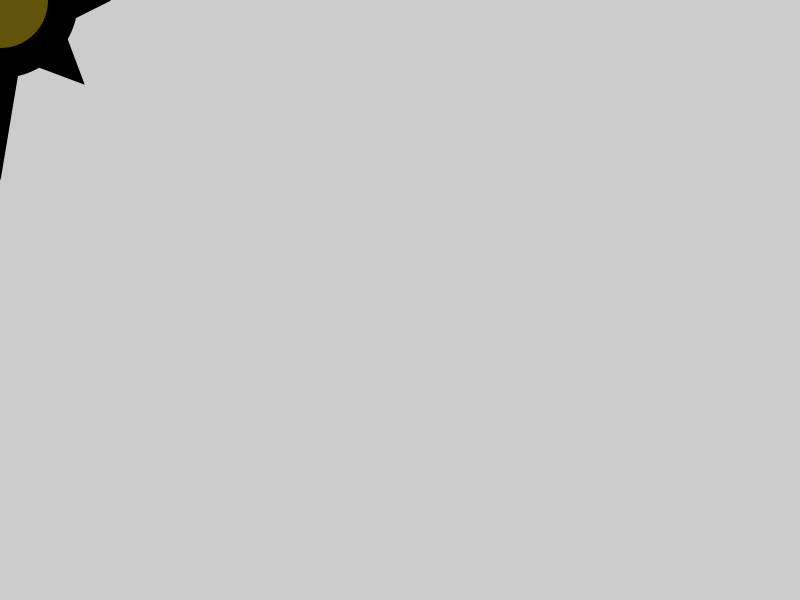
Frame 1 (no input)
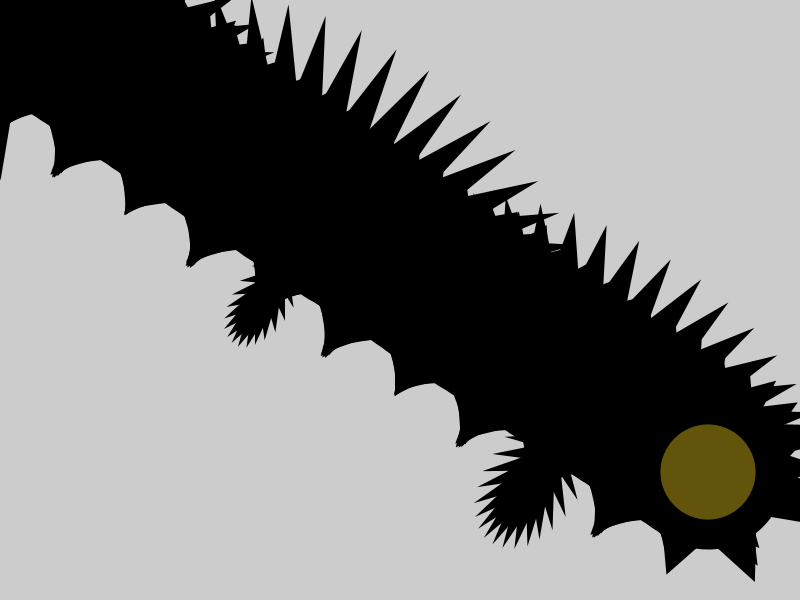
Frame 60 (the mouse pressed at the canvas centre just before this capture)
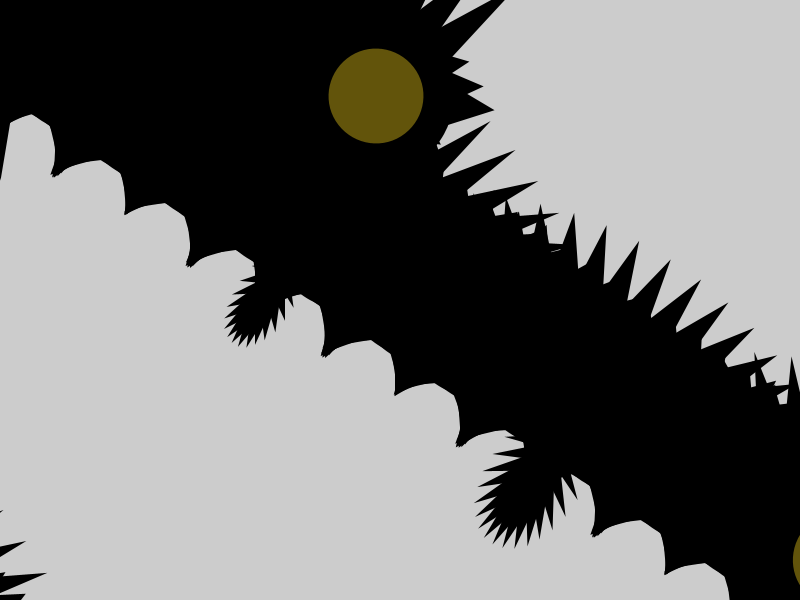
Frame 120 (the mouse held since frame 60 and released just before this capture)

The Processing sketch that drew these frames (run headless with seeded random() and noise(); from frame 60 on, the mouse is pressed at the canvas centre):

// Processing sketch: Advanced_Animation_4C
// ── Advanced_Animation_4C.pde
//Cheng Cheng 
//Feb 20
//2-1 
 
int spikyX; 
int spikyY; 
int spikyAngle; 
void setup() { //==================== 
  size(800, 600); 
  spikyX=0; 
  spikyY=0; 
  spikyAngle=0; 
   
} //end setup ======================== 
void draw() { //======================== 
  //background(200); 
  spiky(spikyX, spikyY,spikyAngle); 
  spikyX+=12; 
  spikyY+=8; 
  spikyAngle+=8; 
  if (spikyX > 850) 
  spikyX = -200; 
  if (spikyY >650) 
  spikyY =-200; 
} // end Draw ========================== 
 
//          Parameters 
void spiky(int x, int y, int angle) { //============================ 
  pushMatrix();     // begin transformations 
  translate(x, y); 
rotate(radians(angle)); 
 
 
  //triangles around circles (spikes) 
  strokeWeight(5); 
  fill(0); 
  // Top 
  triangle(-15, -75, 15, -75, 0, -145); 
  // Bottom 
  triangle(-15, 75, 15, 75, 0, 165); 
  // Right 
  triangle(75, -15, 75, 15, 105, 0); 
  // Left 
  triangle(-75, -15, -75, 15, -105, 0); 
  // Diagonals 
  triangle(40, -65, 65, -40, 80, -80);   // Top-Right 
  triangle(-40, -65, -65, -40, -80, -80); // Top-Left 
  triangle(40, 65, 65, 40, 80, 80);     // Bottom-Right 
  triangle(-40, 65, -65, 40, -80, 80);   // Bottom-Left 
   //circles 
  fill(0); 
  circle(0, 0, 150); 
  fill(249, 215, 28, 100); 
  ellipse(0, 0, 100, 100); 
  popMatrix(); //end transformations  
} //end Compass ======================== 
 
